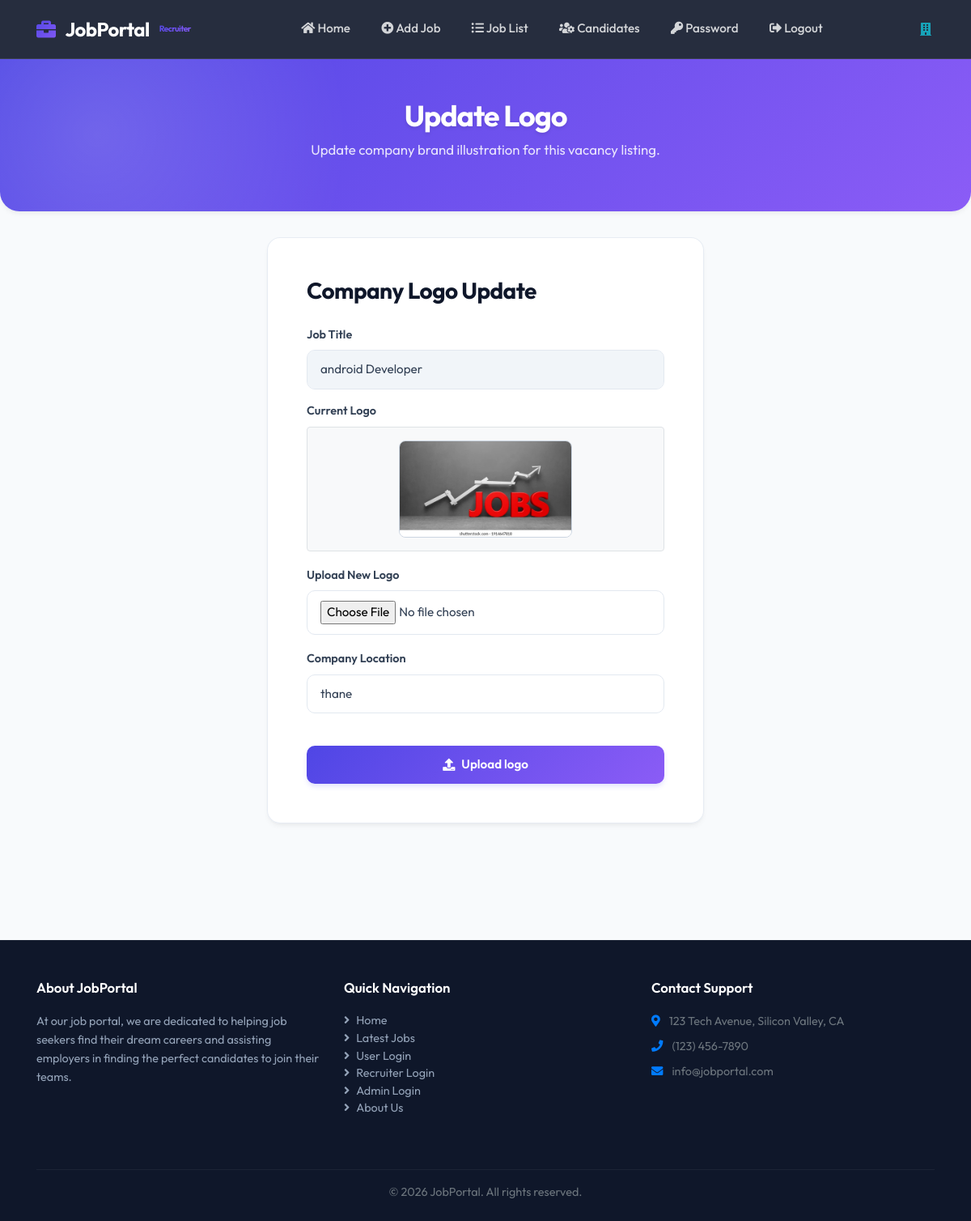
The page /change_companylogo/12 (signed in) on the database its author committed.
### jobportal/models.py (models this page shows, shortened)
class Job(models.Model):
    recruiter_user = models.ForeignKey(RecruiterUser, on_delete=models.CASCADE)
    start_date = models.DateField()
    end_date = models.DateField()
    title = models.CharField(max_length=100)
    salary = models.FloatField(max_length=20)
    image = models.FileField()
    description = models.CharField(max_length=300)
    experience = models.CharField(max_length=50)
    location = models.CharField(max_length=110)
    skills = models.CharField(max_length=110)
    creationdate = models.DateField()  # Corrected to DateField

### jobportal/views.py (the view, shortened to what this page needs)
# urls.py: path('change_companylogo/<int:pid>',change_companylogo, name='change_companylogo'),
def change_companylogo(request,pid):
    if not request.user.is_authenticated:
        return redirect('recruiter_login')
    error=""
    job=Job.objects.get(id=pid)
    d = {'error': error, 'job': job}
    return render(request, 'change_companylogo.html', d)

### jobportal/templates/change_companylogo.html (shortened to what this page needs)
{% extends 'base.html' %}
{% load static %}
{% block body %}
    {% include 'recruiter_navigation.html' %}
    <div class="page-header-container animate-fade-in">
        <div class="container">
            <h1 class="page-header-title">Update Logo</h1>
            <p class="page-header-subtitle">Update company brand illustration for this vacancy listing.</p>
        </div>
    </div>
    <div class="container animate-fade-in" style="animation-delay: 0.1s; margin-bottom: 3rem;">
        <div class="row justify-content-center">
            <div class="col-md-6">
                <div class="card-custom p-4 p-md-5">
                    <h3 class="font-weight-bold mb-4" style="color: var(--secondary); letter-spacing: -0.02em;">Company Logo Update</h3>
                    <form method="post" enctype="multipart/form-data">
                        <div class="form-group">
                            <label>Job Title</label>
                            <input type="text" class="form-control" readonly name="jobtitle" value="{{ job.title }}" style="background-color: #f1f5f9; cursor: not-allowed;">
                        </div>
                        <div class="form-group">
                            <label class="d-block">Current Logo</label>
                            <div class="p-3 bg-light rounded text-center border">
                                <img src="{{ job.image.url }}" style="max-height: 120px; object-fit: cover; border-radius: 8px; border: 1px solid #cbd5e1;">
                            </div>
                        </div>
                        <div class="form-group">
                            <label for="logo">Upload New Logo</label>
                            <input type="file" class="form-control-file" id="logo" name="logo" required>
                        </div>
                        <div class="form-group">
                            <label for="location">Company Location</label>
                            <input type="text" class="form-control" id="location" name="location" value="{{ job.location }}" required>
                        </div>
                        <button type="submit" class="btn-premium btn-block mt-4"><i class="fas fa-upload mr-2"></i> Upload logo</button>
                    </form>
                </div>
            </div>
        </div>
    </div>
{% endblock %}

### jobportal/templates/base.html (style rules this page uses)
:root { --primary: #4f46e5; --primary-hover: #4338ca; --secondary: #0f172a; --background: #f8fafc; --card-bg: rgba(255, 255, 255, 0.95); --text-main: #334155; --text-muted: #64748b; --accent-grad: linear-gradient(135deg, #4f46e5, #8b5cf6); --danger-grad: linear-gradient(135deg, #ef4444, #f43f5e); --success-grad: linear-gradient(135deg, #10b981, #059669); --border-radius: 16px; --shadow-sm: 0 1px 3px rgba(0,0,0,0.05); --shadow-md: 0 4px 6px -1px rgba(0,0,0,0.05), 0 2px 4px -1px rgba(0,0,0,0.03); --shadow-lg: 0 10px 15px -3px rgba(0,0,0,0.05), 0 4px 6px -2px rgba(0,0,0,0.03); --shadow-premium: 0 20px 25px -5px rgba(99, 102, 241, 0.1), 0 10px 10px -5px rgba(99, 102, 241, 0.04); }
body { font-family: 'Outfit', sans-serif; background-color: var(--background); color: var(--text-main); min-height: 100vh; display: flex; flex-direction: column; margin: 0; padding: 0; }
.form-control, .form-control-file { border-radius: 10px; border: 1px solid #e2e8f0; padding: 0.75rem 1rem; height: auto; font-size: 0.95rem; color: var(--text-main); background-color: #ffffff; transition: all 0.2s ease-in-out; }
label { font-weight: 600; font-size: 0.9rem; color: var(--text-main); margin-bottom: 0.5rem; }
.page-header-container { background: var(--accent-grad); color: #ffffff; padding: 3rem 0; text-align: center; border-radius: 0 0 24px 24px; box-shadow: var(--shadow-md); margin-bottom: 2rem; position: relative; overflow: hidden; }
.page-header-container::before { content: ''; position: absolute; top: -50%; left: -30%; width: 80%; height: 200%; background: radial-gradient(circle, rgba(255,255,255,0.15) 0%, transparent 60%); transform: rotate(-15deg); pointer-events: none; }
.page-header-title { font-size: 2.25rem; font-weight: 700; margin: 0; letter-spacing: -0.03em; text-shadow: 0 2px 4px rgba(0, 0, 0, 0.1); }
.page-header-subtitle { font-size: 1.05rem; color: rgba(255, 255, 255, 0.85); margin-top: 0.5rem; font-weight: 400; }
.card-custom { background: var(--card-bg); border-radius: var(--border-radius); border: 1px solid rgba(226, 232, 240, 0.8); box-shadow: var(--shadow-md); transition: all 0.3s cubic-bezier(0.4, 0, 0.2, 1); overflow: hidden; }
.btn-premium { background: var(--accent-grad); border: none; color: #ffffff; font-weight: 600; font-size: 0.95rem; padding: 0.75rem 1.5rem; border-radius: 10px; transition: all 0.2s ease; box-shadow: 0 4px 6px -1px rgba(99, 102, 241, 0.2); display: inline-flex; align-items: center; justify-content: center; }
.animate-fade-in { animation: fadeInUp 0.5s ease forwards; }

### rows shown on the page
Job: jobtitle "android Developer", image (picture), location "thane"
